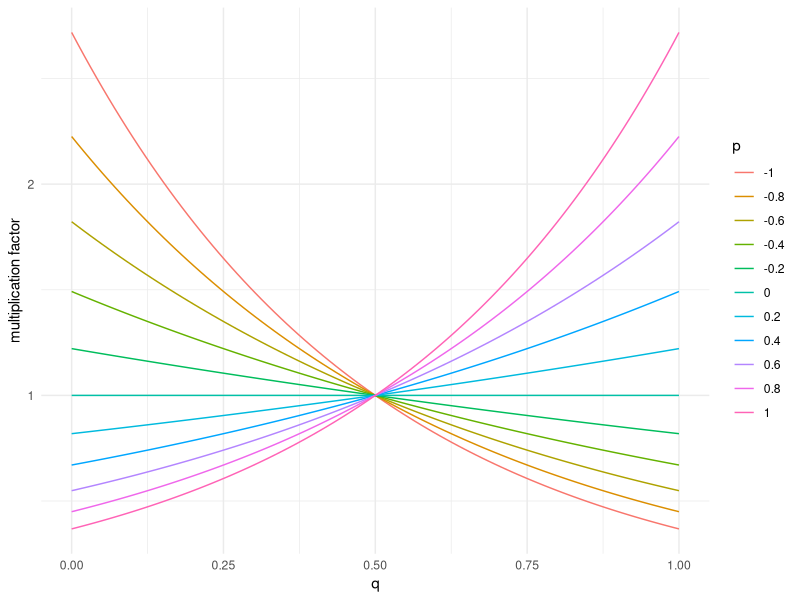

Generate this figure with R:
library(ggplot2)

q <- seq(from=0,to=1,length.out=100)
plasticity_fn <- function(theta_f,p,q){
  theta_e <- theta_f*(exp(2*p*(q-0.5)))
}

v_p <- seq(from=-1,by=0.2,to=1)

ggplot()+
  xlim(0,1)+
  lapply(1:length(v_p),
         function(i){geom_function(fun=plasticity_fn,
                                   args=list(theta_f=1,p=v_p[i]),
                                   aes(color=factor(v_p[i])),
                                   n=100)})+
  theme_minimal()+
  labs(x="q",y="multiplication factor",color="p")
